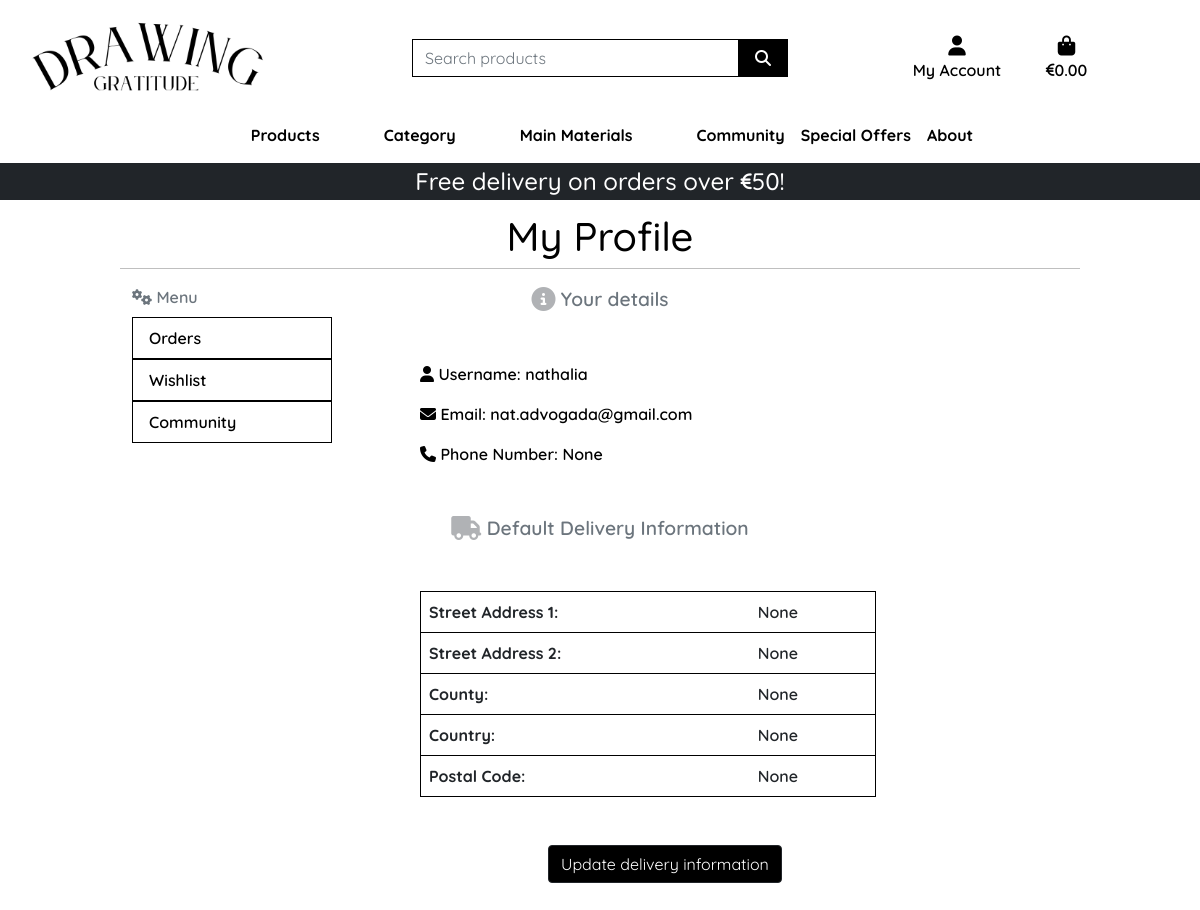
The app's page /profile/ (signed in), older data.
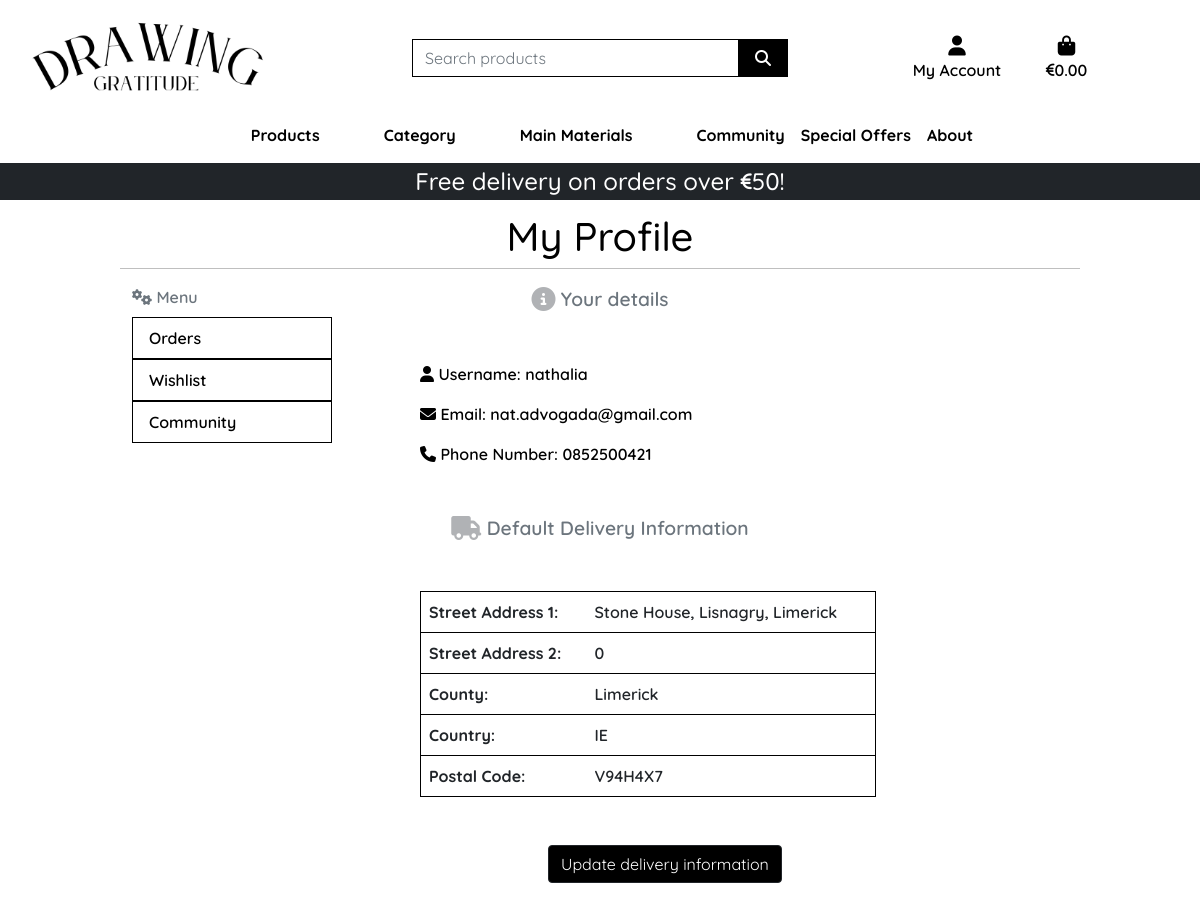
The same page, newer data.
### profiles/models.py (models this page shows, shortened)
class UserProfile(models.Model):
    user = models.OneToOneField(User, on_delete=models.CASCADE)
    default_phone_number = models.CharField(max_length=20, null=True, blank=True)
    default_street_address1 = models.CharField(max_length=80, null=True, blank=True)
    default_street_address2 = models.CharField(max_length=80, null=True, blank=True)
    default_town_or_city = models.CharField(max_length=40, null=True, blank=True)
    default_county = models.CharField(max_length=80, null=True, blank=True)
    default_country = CountryField(blank_label='Country', null=True, blank=True)
    default_postcode = models.CharField(max_length=20, null=True, blank=True)

### profiles/views.py (the view)
# urls.py: path('profile/', include('profiles.urls')),
def profile(request):
    if request.user.is_authenticated:
        user_info = UserProfile.objects.get(user=request.user)
    template = 'profiles/profile.html'
    context = {
        'on_profile_page': True,
        'user_info': user_info,
    }
    return render(request, template, context)

### bag/contexts.py (called while the page is built, shortened)
def bag_contents(request):
    bag_items = []
    total = 0
    total_discounted_price = 0
    product_count = 0
    bag = request.session.get('bag', {})
    delivery = total * Decimal(settings.STANDARD_DELIVERY_PERCENTAGE / 100) if total < settings.FREE_DELIVERY_THRESHOLD else 0
    grand_total = total + delivery
    context = {
        'bag_items': bag_items,
        'total': total,
        'total_discounted_price': total_discounted_price,
        'product_count': product_count,
        'delivery': delivery,
        'free_delivery_delta': max(0, settings.FREE_DELIVERY_THRESHOLD - total),
        'free_delivery_threshold': settings.FREE_DELIVERY_THRESHOLD,
        'grand_total': grand_total,
    }
    return context

### profiles/templates/profiles/profile.html (shortened to what this page needs)
{% extends "base.html" %}
{% load static %}
{% load crispy_forms_tags %}
{% block extra_css %}
    <link rel="stylesheet" href="{% static 'profiles/css/profile.css' %}">
{% endblock %}
{% block page_header %}
    <div class="container header-container">
    </div>
{% endblock %}
{% block content %}
    <div class="container">
        <div class="row">
            <h1 class="text-center mt-5 mb-2">My Profile</h1>
            <hr>
        </div>
        <div class="row">
            <div class="col-3">
                {% include 'includes/profile_navbar.html' %}
            </div>
            <div class="col-6">
                <p class="text-muted default-text text-center"><i class="fa-solid fa-circle-info fa-lg" style="color: #b0b2b5;"></i> Your details</p>
                <div class="m-5">
                    <p><i class="fa-solid fa-user"></i> Username: {{ user_info.user.username }}</p>
                    <p><i class="fa-solid fa-envelope"></i> Email: {{ user_info.user.email }}</p>
                    <p><i class="fa-solid fa-phone"></i> Phone Number: {{ user_info.default_phone_number }}</p>
                </div>
                <p class="text-muted default-text text-center"><i class="fa-solid fa-truck fa-lg" style="color: #b0b2b5;"></i> Default Delivery Information</p>
                <table class="table table-hover profile-table m-5">
                    <tbody>
                    <tr>
                        <th>Street Address 1:</th>
                        <td>{{ user_info.default_street_address1 }}</td>
                    </tr>
                    <tr>
                        <th>Street Address 2:</th>
                        <td>{{ user_info.default_street_address2 }}</td>
                    </tr>
                    <tr>
                        <th>County:</th>
                        <td>{{ user_info.default_county }}</td>
                    </tr>
                    <tr>
                        <th>Country:</th>
                        <td>{{ user_info.default_country }}</td>
                    </tr>
                    <tr>
                        <th>Postal Code:</th>
                        <td>{{ user_info.default_postcode }}</td>
                    </tr>
                    </tbody>
                </table>
                <a href="{% url 'update_profile' %}" class="btn btn-dark btn-profile">Update delivery information</a>
            </div>
        </div>
    </div>
{% endblock %}

Row changes from the older to the newer data that the page shows:
changed UserProfile "nathalia": default_phone_number "None" → "0852500421"; default_street_address1 "None" → "Stone House, Lisnagry, Limerick"; default_street_address2 "None" → "0"; default_county "None" → "Limerick"; default_country "None" → "IE"; default_postcode "None" → "V94H4X7"
